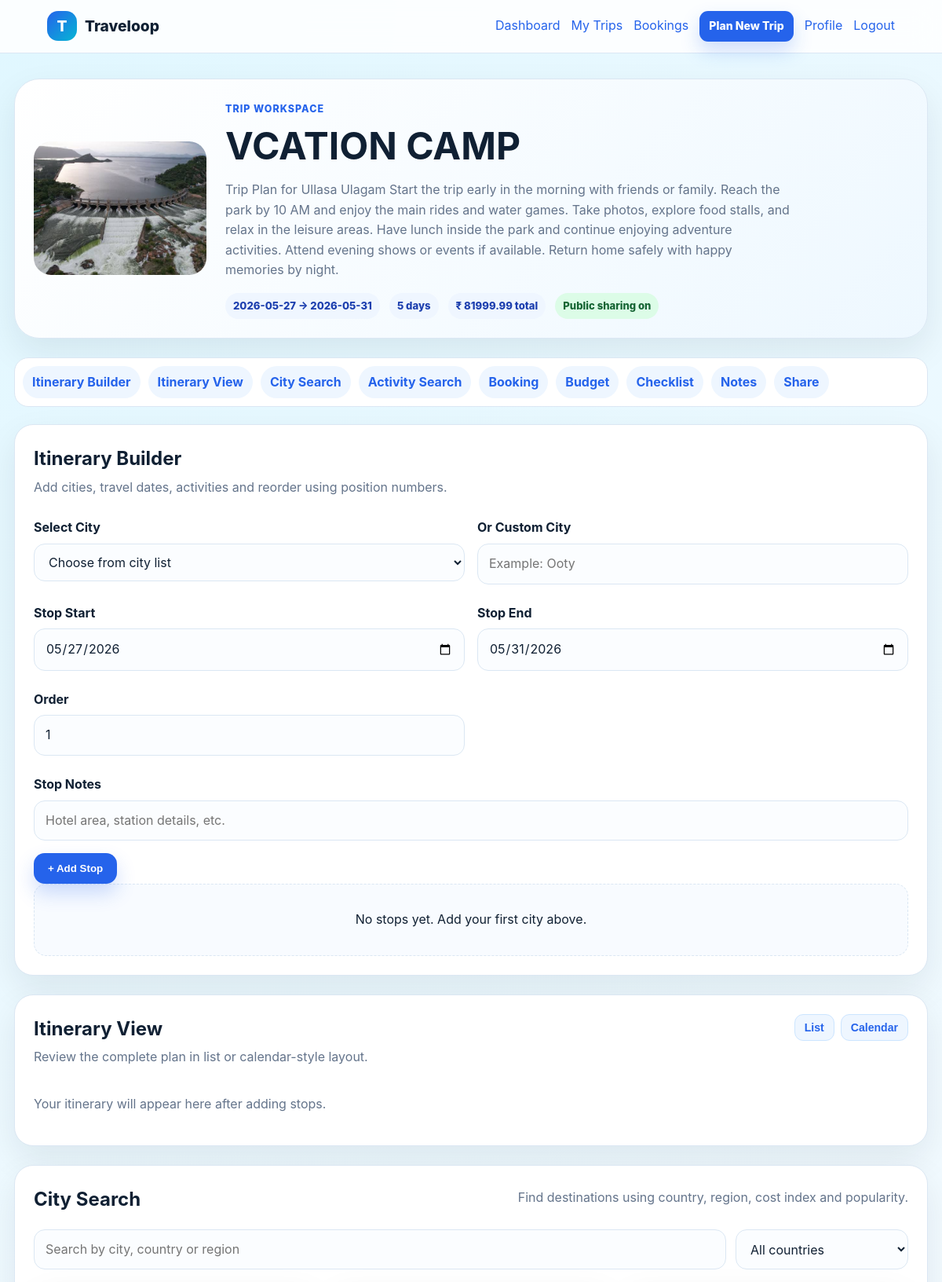
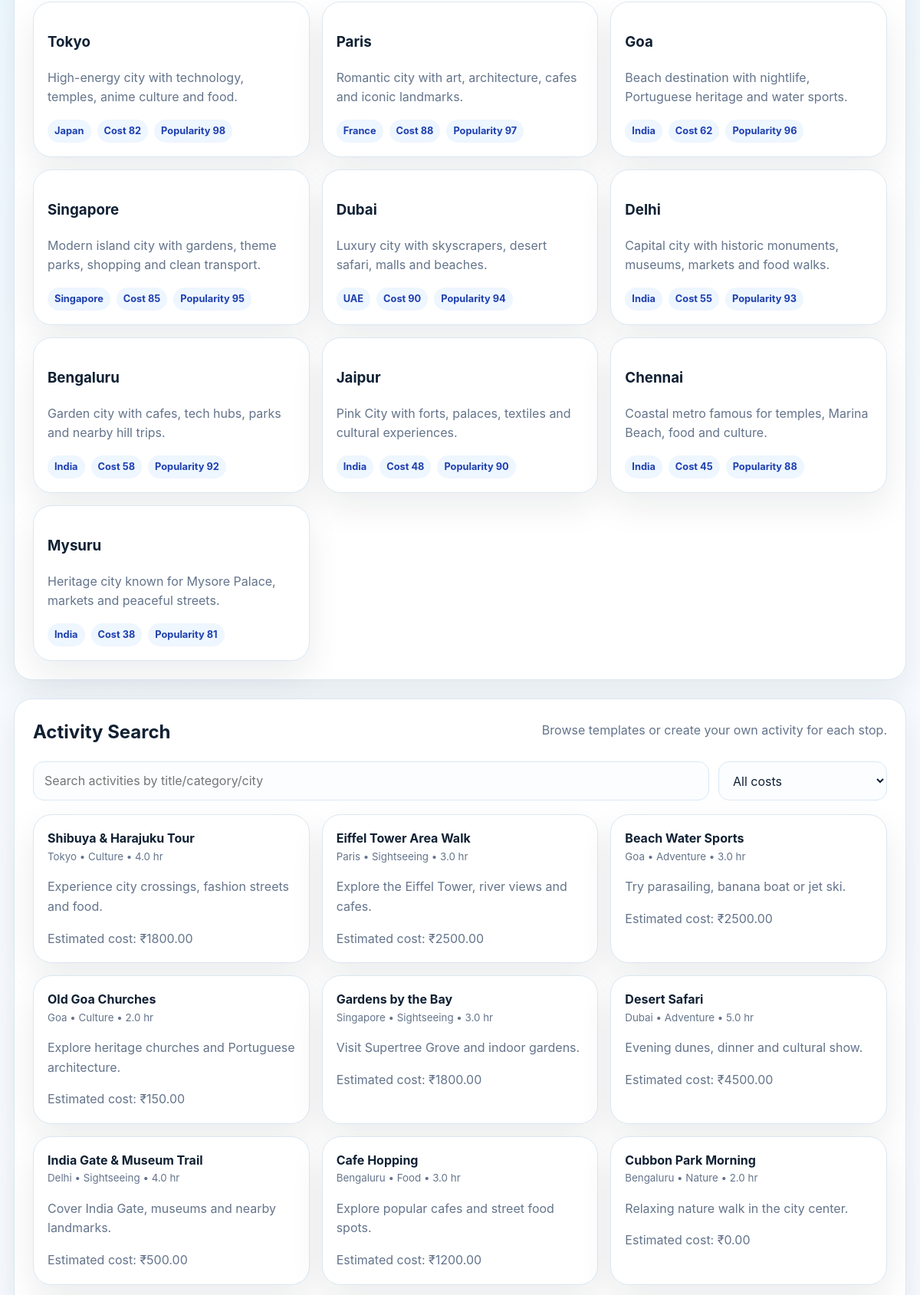
Screenshot of /trips/3 (signed in, upper part) with the database file from the repository (2 pictures, top to bottom).
### tables this page shows
CREATE TABLE trips (
            id INTEGER PRIMARY KEY AUTOINCREMENT,
            user_id INTEGER NOT NULL,
            name TEXT NOT NULL,
            start_date TEXT NOT NULL,
            end_date TEXT NOT NULL,
            description TEXT,
            cover_photo TEXT,
            public_slug TEXT UNIQUE,
            is_public INTEGER NOT NULL DEFAULT 0,
            transport_budget REAL DEFAULT 0,
            stay_budget REAL DEFAULT 0,
            meals_budget REAL DEFAULT 0,
            activities_budget REAL DEFAULT 0,
            created_at TEXT NOT NULL,
            FOREIGN KEY(user_id) REFERENCES users(id)
        );

CREATE TABLE cities (
            id INTEGER PRIMARY KEY AUTOINCREMENT,
            name TEXT NOT NULL,
            country TEXT NOT NULL,
            region TEXT NOT NULL,
            cost_index INTEGER NOT NULL,
            popularity INTEGER NOT NULL,
            description TEXT NOT NULL
        );

CREATE TABLE activity_templates (
            id INTEGER PRIMARY KEY AUTOINCREMENT,
            city_id INTEGER,
            title TEXT NOT NULL,
            category TEXT NOT NULL,
            duration_hours REAL NOT NULL,
            cost REAL NOT NULL,
            description TEXT NOT NULL,
            image_url TEXT,
            FOREIGN KEY(city_id) REFERENCES cities(id)
        );

### app.py (the view)
@app.route("/trips/<int:trip_id>")
@login_required
def trip_detail(trip_id):
    trip = user_can_access_trip(trip_id)
    if not trip:
        flash("Trip not found or access denied.", "danger")
        return redirect(url_for("trips"))
    stops = query_db(
        """
        SELECT s.*, c.country, c.region, c.cost_index, c.popularity
        FROM stops s
        LEFT JOIN cities c ON c.id = s.city_id
        WHERE s.trip_id = ?
        ORDER BY s.position ASC, s.start_date ASC
        """,
        (trip_id,),
    )
    stop_data = []
    for stop in stops:
        acts = query_db("SELECT * FROM activities WHERE stop_id = ? ORDER BY activity_date, activity_time", (stop["id"],))
        stop_data.append({"stop": stop, "activities": acts})
    checklist = query_db("SELECT * FROM checklist_items WHERE trip_id = ? ORDER BY category, item", (trip_id,))
    notes = query_db("SELECT * FROM notes WHERE trip_id = ? ORDER BY updated_at DESC", (trip_id,))
    bookings = query_db("SELECT * FROM bookings WHERE trip_id = ? ORDER BY COALESCE(start_date, created_at), booking_type", (trip_id,))
    booking_total = calculate_booking_total(trip_id)
    cities = query_db("SELECT * FROM cities ORDER BY popularity DESC")
    templates = query_db(
        """
        SELECT at.*, c.name AS city_name, c.country
        FROM activity_templates at
        LEFT JOIN cities c ON c.id = at.city_id
        ORDER BY c.popularity DESC, at.category, at.title
        """
    )
    budget = calculate_trip_budget(trip_id)
    return render_template(
        "trip_detail.html",
        trip=trip,
        stop_data=stop_data,
        checklist=checklist,
        notes=notes,
        bookings=bookings,
        booking_total=booking_total,
        cities=cities,
        templates=templates,
        budget=budget,
    )

### templates/trip_detail.html (shortened to what this page needs)
{% extends "base.html" %}
{% block content %}
<section class="trip-hero">
    {% if trip.cover_photo %}
        <img src="{{ url_for('static', filename='uploads/' ~ trip.cover_photo) }}" alt="{{ trip.name }} cover">
    {% endif %}
    <div>
        <span class="eyebrow">Trip Workspace</span>
        <h1>{{ trip.name }}</h1>
        <p>{{ trip.description or 'Build your day-wise travel plan by adding stops, activities, budgets, checklist items and notes.' }}</p>
        <div class="badge-row">
            <span class="badge">{{ trip.start_date }} → {{ trip.end_date }}</span>
            <span class="badge">{{ budget.days }} days</span>
            <span class="badge">₹ {{ '%.2f'|format(budget.total) }} total</span>
            {% if trip.is_public %}<span class="badge success">Public sharing on</span>{% endif %}
        </div>
    </div>
</section>
<div class="anchor-nav">
    <a href="#itinerary">Itinerary Builder</a>
    <a href="#view">Itinerary View</a>
    <a href="#cities">City Search</a>
    <a href="#activities">Activity Search</a>
    <a href="#bookings">Booking</a>
    <a href="#budget">Budget</a>
    <a href="#checklist">Checklist</a>
    <a href="#notes">Notes</a>
    <a href="#share">Share</a>
</div>
<section id="itinerary" class="panel">
    <div class="section-title">
        <div><h2>Itinerary Builder</h2><p>Add cities, travel dates, activities and reorder using position numbers.</p></div>
    </div>
    <form class="form-grid compact-form" method="post" action="{{ url_for('add_stop', trip_id=trip.id) }}">
        <div class="field"><label>Select City</label>
            <select name="city_id">
                <option value="">Choose from city list</option>
            </select>
        </div>
        <div class="field"><label>Or Custom City</label><input type="text" name="custom_city" placeholder="Example: Ooty"></div>
        <div class="field"><label>Stop Start</label><input type="date" name="start_date" value="{{ trip.start_date }}" required></div>
        <div class="field"><label>Stop End</label><input type="date" name="end_date" value="{{ trip.end_date }}" required></div>
        <div class="field"><label>Order</label><input type="number" name="position" value="1" min="1"></div>
        <div class="field wide"><label>Stop Notes</label><input type="text" name="notes" placeholder="Hotel area, station details, etc."></div>
        <div class="form-actions wide"><button class="btn primary" type="submit">+ Add Stop</button></div>
    </form>
    {% if stop_data %}
        <div class="timeline">
            {% for item in stop_data %}
                <article class="timeline-item">
                    <div class="timeline-dot">{{ loop.index }}</div>
                    <div class="timeline-card">
                        <div class="split">
                            <div>
                                <h3>{{ item.stop.city_name }}</h3>
                                <p>{{ item.stop.start_date }} → {{ item.stop.end_date }} • Position {{ item.stop.position }}</p>
                                {% if item.stop.notes %}<small>{{ item.stop.notes }}</small>{% endif %}
                            </div>
                            <form method="post" action="{{ url_for('delete_stop', stop_id=item.stop.id) }}" onsubmit="return confirm('Delete this stop and its activities?')">
                                <button class="btn small danger" type="submit">Delete Stop</button>
                            </form>
                        </div>
                        {% if item.activities %}
                            <div class="activity-pills">
                                {% for activity in item.activities %}
                                    <span>{{ activity.title }} • ₹{{ '%.2f'|format(activity.cost or 0) }}</span>
                                {% endfor %}
                            </div>
                        {% else %}
                            <p class="muted">No activities added yet.</p>
                        {% endif %}
                    </div>
                </article>
            {% endfor %}
        </div>
    {% else %}
        <div class="empty-state inline"><p>No stops yet. Add your first city above.</p></div>
    {% endif %}
</section>
<section id="view" class="panel">
    <div class="section-title split">
        <div><h2>Itinerary View</h2><p>Review the complete plan in list or calendar-style layout.</p></div>
        <div class="toggle-group">
            <button class="btn small ghost" type="button" onclick="setItineraryView('list')">List</button>
            <button class="btn small ghost" type="button" onclick="setItineraryView('calendar')">Calendar</button>
        </div>
    </div>
    <div id="itineraryList" class="view-block">
        {% for item in stop_data %}
            <div class="day-card">
                <h3>{{ item.stop.city_name }}</h3>
                <small>{{ item.stop.start_date }} to {{ item.stop.end_date }}</small>
                {% for activity in item.activities %}
                    <div class="day-activity">
                        <strong>{{ activity.activity_time or 'Flexible time' }} - {{ activity.title }}</strong>
                        <span>{{ activity.category }} • {{ activity.duration_hours }} hr • ₹{{ '%.2f'|format(activity.cost or 0) }}</span>
                    </div>
                {% else %}
                    <p class="muted">No activity scheduled.</p>
                {% endfor %}
            </div>
        {% else %}
            <p class="muted">Your itinerary will appear here after adding stops.</p>
        {% endfor %}
    </div>
</section>
<section id="cities" class="panel">
    <div class="section-title"><h2>City Search</h2><p>Find destinations using country, region, cost index and popularity.</p></div>
    <div class="search-row">
        <input id="citySearch" type="search" placeholder="Search by city, country or region" oninput="filterCities()">
        <select id="countryFilter" onchange="filterCities()">
            <option value="">All countries</option>
        </select>
    </div>
    <div class="city-grid" id="cityGrid">
        {% for city in cities %}
            <article class="city-tile" data-search="{{ city.name }} {{ city.country }} {{ city.region }}" data-country="{{ city.country }}">
                <h3>{{ city.name }}</h3>
                <p>{{ city.description }}</p>
                <div class="city-meta">
                    <span>{{ city.country }}</span>
                    <span>Cost {{ city.cost_index }}</span>
                    <span>Popularity {{ city.popularity }}</span>
                </div>
            </article>
        {% endfor %}
    </div>
</section>
<section id="activities" class="panel">
    <div class="section-title"><h2>Activity Search</h2><p>Browse templates or create your own activity for each stop.</p></div>
    <div class="search-row">
        <input id="activitySearch" type="search" placeholder="Search activities by title/category/city" oninput="filterActivities()">
        <select id="activityCostFilter" onchange="filterActivities()">
            <option value="all">All costs</option>
        </select>
    </div>
    <div class="activity-template-grid" id="activityTemplateGrid">
        {% for template in templates %}
            <div class="activity-template" data-search="{{ template.title }} {{ template.category }} {{ template.city_name }}" data-cost="{{ template.cost }}">
                <strong>{{ template.title }}</strong>
                <small>{{ template.city_name }} • {{ template.category }} • {{ template.duration_hours }} hr</small>
                <p>{{ template.description }}</p>
                <span>Estimated cost: ₹{{ '%.2f'|format(template.cost) }}</span>
            </div>
        {% endfor %}
    </div>
</section>
{% endblock %}

### rows the page displays
trips: cover_photo (picture), name "VCATION CAMP", description "Trip Plan for Ullasa Ulagam Start the trip early in the morning with friends or family. Reach the park by 10 AM and enjoy the main rides and water games. Take photos, explore food stalls, and relax in the leisure areas. Have lunch inside the park and continue enjoying adventure activities. Attend evening shows or events if available. Return home safely with happy memories by night.", start_date "2026-05-27", end_date "2026-05-31", start_date "05/27/2026", end_date "05/31/2026"
cities: name "Tokyo", description "High-energy city with technology, temples, anime culture and food.", country "Japan", cost_index "82", popularity "98"
cities: name "Paris", description "Romantic city with art, architecture, cafes and iconic landmarks.", country "France", cost_index "88", popularity "97"
cities: name "Goa", description "Beach destination with nightlife, Portuguese heritage and water sports.", country "India", cost_index "62", popularity "96"
cities: name "Singapore", description "Modern island city with gardens, theme parks, shopping and clean transport.", country "Singapore", cost_index "85", popularity "95"
cities: name "Dubai", description "Luxury city with skyscrapers, desert safari, malls and beaches.", country "UAE", cost_index "90", popularity "94"
cities: name "Delhi", description "Capital city with historic monuments, museums, markets and food walks.", country "India", cost_index "55", popularity "93"
cities: name "Bengaluru", description "Garden city with cafes, tech hubs, parks and nearby hill trips.", country "India", cost_index "58", popularity "92"
cities: name "Jaipur", description "Pink City with forts, palaces, textiles and cultural experiences.", country "India", cost_index "48", popularity "90"
cities: name "Chennai", description "Coastal metro famous for temples, Marina Beach, food and culture.", country "India", cost_index "45", popularity "88"
cities: name "Mysuru", description "Heritage city known for Mysore Palace, markets and peaceful streets.", country "India", cost_index "38", popularity "81"
activity_templates: title "Shibuya & Harajuku Tour", city_name "Tokyo", category "Culture", duration_hours "4.0", description "Experience city crossings, fashion streets and food.", cost "1800.00"
activity_templates: title "Eiffel Tower Area Walk", city_name "Paris", category "Sightseeing", duration_hours "3.0", description "Explore the Eiffel Tower, river views and cafes.", cost "2500.00"
activity_templates: title "Beach Water Sports", city_name "Goa", category "Adventure", duration_hours "3.0", description "Try parasailing, banana boat or jet ski.", cost "2500.00"
activity_templates: title "Old Goa Churches", city_name "Goa", category "Culture", duration_hours "2.0", description "Explore heritage churches and Portuguese architecture.", cost "150.00"
activity_templates: title "Gardens by the Bay", city_name "Singapore", category "Sightseeing", duration_hours "3.0", description "Visit Supertree Grove and indoor gardens.", cost "1800.00"
activity_templates: title "Desert Safari", city_name "Dubai", category "Adventure", duration_hours "5.0", description "Evening dunes, dinner and cultural show.", cost "4500.00"
activity_templates: title "India Gate & Museum Trail", city_name "Delhi", category "Sightseeing", duration_hours "4.0", description "Cover India Gate, museums and nearby landmarks.", cost "500.00"
activity_templates: title "Cafe Hopping", city_name "Bengaluru", category "Food", duration_hours "3.0", description "Explore popular cafes and street food spots.", cost "1200.00"
activity_templates: title "Cubbon Park Morning", city_name "Bengaluru", category "Nature", duration_hours "2.0", description "Relaxing nature walk in the city center.", cost "0.00"

### other values shown
{{ budget.days }} "5"
{{ '%.2f'|format(budget.total) }} "81999.99"
